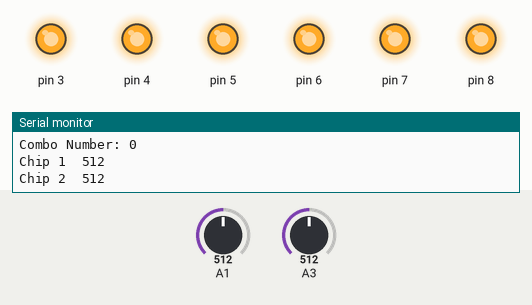
This sketch was run on a simulated Arduino Uno, built with avr-gcc and run on an emulated ATmega328P. Shown: output pins drawn as LEDs (lit = HIGH), the last lines printed to the serial monitor. The test bench sets the inputs (shaded band); at power-on: A1 = 512, A3 = 512.

Above: at 0.1 s.
At 0.73 s:
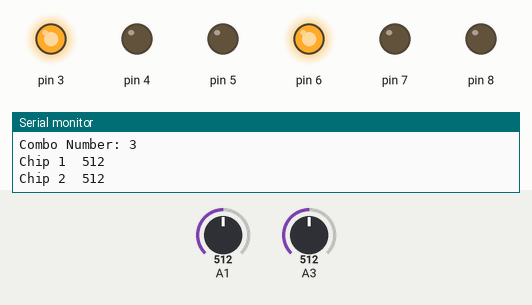
At 1.16 s:
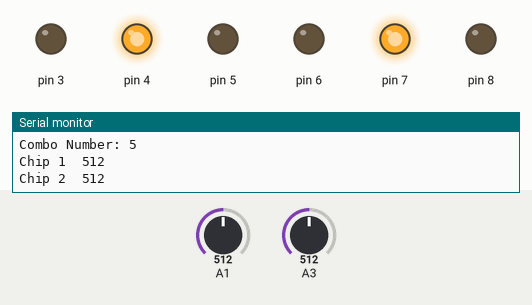
At 1.58 s:
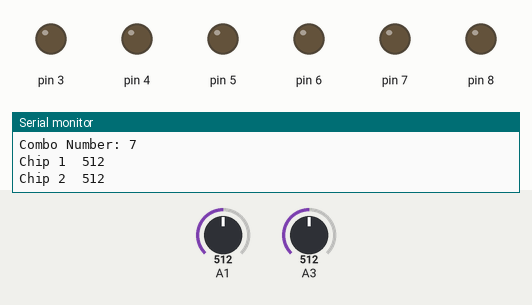
At 2.63 s:
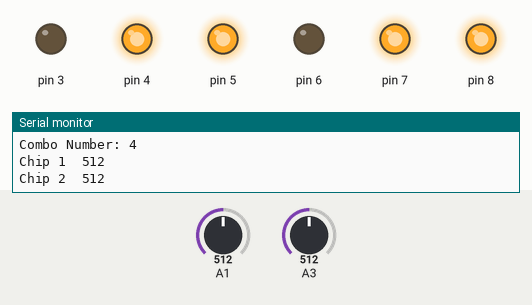
At 3.69 s:
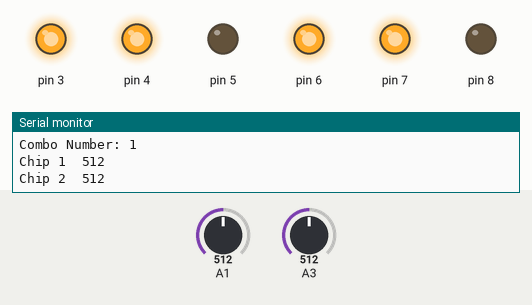
Timing chart, 0 to 4.0 s (numbered marks = the images above):
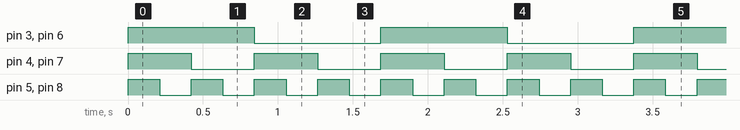

The sketch:

TestRearBoard.ino
```cpp
int bigNumber;

void setup() {
  Serial.begin(9600);
  pinMode(3, OUTPUT);
  pinMode(4, OUTPUT);
  pinMode(5, OUTPUT);
  pinMode(6, OUTPUT);
  pinMode(7, OUTPUT);
  pinMode(8, OUTPUT);
}

void loop() {
  digitalWrite(3, HIGH);
  digitalWrite(4, HIGH);
  digitalWrite(5, HIGH);
  digitalWrite(6, HIGH);
  digitalWrite(7, HIGH);
  digitalWrite(8, HIGH);

  if((bigNumber & 0x01) == 0x01) { // pins are active low
    digitalWrite(8, LOW);
    digitalWrite(5, LOW);
  }

  if((bigNumber & 0x02) == 0x02) {
    digitalWrite(7, LOW);
    digitalWrite(4, LOW);
  }


 if((bigNumber & 0x04) == 0x04) {
   digitalWrite(6, LOW);
   digitalWrite(3, LOW);
 }

 delay(10);
 Serial.print("Combo Number: ");
 Serial.println(bigNumber);
 Serial.print("Chip 1  ");
 Serial.println(analogRead(1));
 Serial.print("Chip 2  ");
 Serial.println(analogRead(3));
 delay(200);
 bigNumber++;
 bigNumber &= 0x0007;

}
```

Measured:
- by itself, pin 3, pin 6: alternates HIGH for 0.84 s and LOW for 0.84 s
- by itself, pin 4, pin 7: alternates HIGH for 0.42 s and LOW for 0.42 s
- by itself, pin 5, pin 8: alternates HIGH for 0.21 s and LOW for 0.21 s
